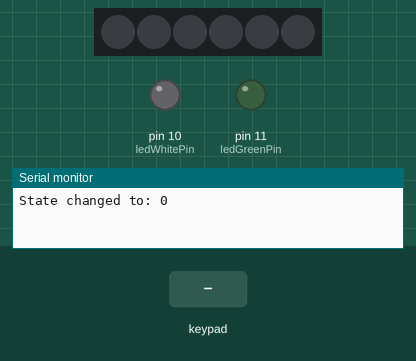
A sketch run on a simulated Arduino Uno, built with avr-gcc and run on an emulated ATmega328P. Shown: 6 RGB LEDs in strip order, left to right, output pins drawn as LEDs (lit = HIGH), the last lines printed to the serial monitor. Inputs (shaded band) come from the test bench. Dim RGB values are drawn brighter than linear.

Above: at 1.2 s.
1.3 s: keypad keys 4 5 6 B C D pressed 0.4 s apart
At 5.7 s:
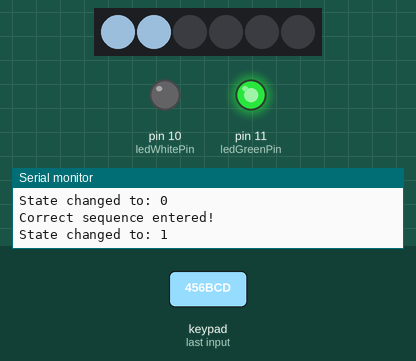
6.3 s: key '1' pressed
At 9.0 s:
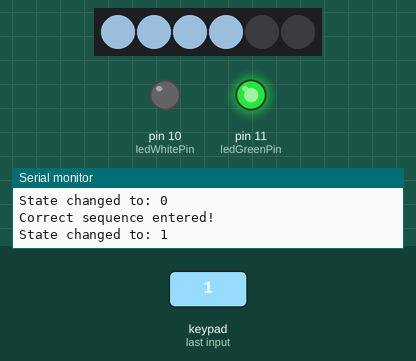
9.3 s: keypad keys 4 5 6 B C D # pressed 0.4 s apart
At 11.03 s:
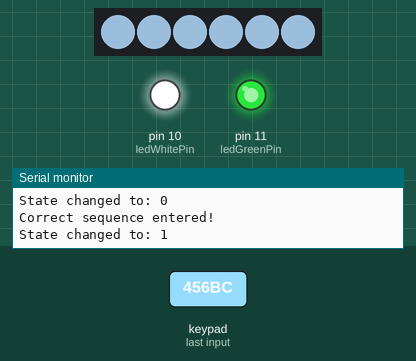
13.6 s: key '2' pressed
At 14.8 s:
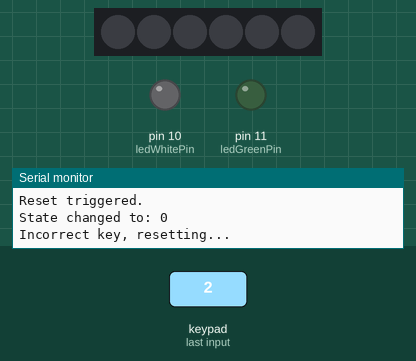
Timing chart, 0 to 16.1 s (numbered marks = the images above; inputs shaded):
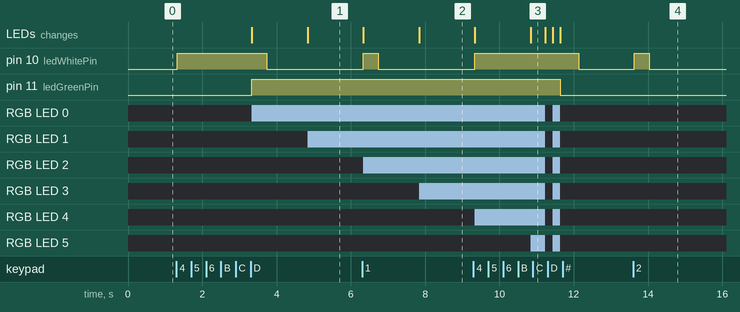

Measured:
- after the input at 1.3 s, pin 10 (ledWhitePin): LOW → HIGH at once, → LOW 2.4 s later; pin 11 (ledGreenPin): LOW → HIGH after 2.0 s; RGB LED 0: off → RGB(106, 129, 150) after 2.0 s; RGB LED 1: off → RGB(106, 129, 150) after 3.5 s; the LEDs: first change after 2.0 s (image 1 shows a later state)
- after the input at 6.3 s, pin 10 (ledWhitePin): LOW → HIGH at once, → LOW 0.40 s later
- after the input at 9.3 s, pin 10 (ledWhitePin): LOW → HIGH at once, → LOW 2.8 s later
- after the input at 13.6 s, pin 10 (ledWhitePin): LOW → HIGH at once, → LOW 0.40 s later

The sketch:

GonkCode-ExtraClean.ino
```cpp
//   ---used chatGPT and just pasted my code from "GonkCode-cleanedUp" and said
//   ---"rewrite this code to be neater and more consise"
//   ---and I changed a couple initalizations to test them out

#include <Keypad.h>
#include <Adafruit_NeoPixel.h>

// ========== CONFIGURATION ==========
const int numPixels = 6;
const int neoPixelPin = 13;
const int brightness = 150;

const int ledWhitePin = 10;
const int ledGreenPin = 11;

const char sequence[] = "456BCD";
int index = 0;

int state = 0; // 0 = input, 1 = refill, 2 = timer
bool isRefilling = false;
bool timerExpired = false;

// ========== TIMING ==========
unsigned long pixelDecreaseInterval = 150000; // 2.5 minutes = 150,000 ms (for test you can use 500)
unsigned long timerOverInterval = 2000;
unsigned long inputRedInterval = 850;
unsigned long refillInterval = 1500;
unsigned long refillFlashInterval = 200;

unsigned long ledOnStart = 0;
bool ledIsOn = false;

unsigned long lastPixelTime = 0;
int timerPixelIndex = numPixels - 1;
int timerStage = 1;

// ========== COLORS ==========
Adafruit_NeoPixel strip(numPixels, neoPixelPin, NEO_GRB + NEO_KHZ800);
uint32_t red, orange, yellow, green, white, bluishWhite;

// ========== KEYPAD SETUP ==========
const byte ROWS = 4;
const byte COLS = 4;
char keys[ROWS][COLS] = {
  {'1', '2', '3', 'A'},
  {'4', '5', '6', 'B'},
  {'7', '8', '9', 'C'},
  {'*', '0', '#', 'D'}
};
byte rowPins[ROWS] = {9, 8, 7, 6};
byte colPins[COLS] = {5, 4, 3, 2};
Keypad keypad = Keypad(makeKeymap(keys), rowPins, colPins, ROWS, COLS);

// ============================
// SETUP
// ============================
void setup() {
  Serial.begin(9600);
  strip.begin();
  strip.clear();
  strip.setBrightness(brightness);
  strip.show();

  pinMode(ledGreenPin, OUTPUT);
  pinMode(ledWhitePin, OUTPUT);
  digitalWrite(ledGreenPin, LOW);
  digitalWrite(ledWhitePin, LOW);

  setupColors();
}

// ============================
// MAIN LOOP
// ============================
void loop() {
  char key = keypad.getKey();
  if (key) delay(30); // Debounce

  keyPressedLight(key);
  finiteStateMachine(key);
}

// ============================
// FSM
// ============================
void finiteStateMachine(char key) {
  static int lastState = -1;

  if (state != lastState) {
    Serial.print("State changed to: ");
    Serial.println(state);
    lastState = state;

    if (state == 0) {
      resetTimerState();
      resetRefillState();
      timerExpired = false;
    }
  }

  switch (state) {
    case 0:
      handleKeypad(key);
      break;

    case 1:
      if (updateRefillPixels(bluishWhite)) {
        if (handleRefillEndLights(bluishWhite)) {
          Serial.println("Refill complete. Moving to timer...");
          digitalWrite(ledGreenPin, LOW); // Turn off green after refill
          state = 2;
        }
      }
      break;

    case 2:
      handleTimer(pixelDecreaseInterval, timerOverInterval, green, yellow, red, red);
      handleStopTimer(key);
      break;
  }
}

// ============================
// KEYPAD HANDLER
// ============================
void handleKeypad(char key) {
  if (!key || isRefilling) return;

  if (key == sequence[index]) {
    index++;
    if (index == sizeof(sequence) - 1) {
      Serial.println("Correct sequence entered!");
      digitalWrite(ledWhitePin, HIGH);
      digitalWrite(ledGreenPin, HIGH);
      isRefilling = true;
      state = 1;
      index = 0;
    }
  } else {
    Serial.println("Incorrect key, resetting...");
    index = 0;
  }
}

// ============================
// REFILL STAGE
// ============================
bool updateRefillPixels(uint32_t color) {
  static unsigned long lastUpdate = 0;
  static int litCount = 0;

  if (color == 0) {
    lastUpdate = 0;
    litCount = 0;
    return false;
  }

  if (millis() - lastUpdate >= refillInterval) {
    lastUpdate = millis();
    if (litCount < numPixels) {
      strip.setPixelColor(litCount, color);
      strip.show();
      litCount++;
    }
  }
  return (litCount >= numPixels);
}

bool handleRefillEndLights(uint32_t color) {
  static bool flashing = false;
  static unsigned long lastFlash = 0;
  static int flashCount = 0;
  static bool isOn = false;

  if (color == 0) {
    flashing = false;
    flashCount = 0;
    isOn = false;
    return false;
  }

  if (!flashing) {
    flashing = true;
    lastFlash = millis();
    flashCount = 0;
  }

  if (millis() - lastFlash >= refillFlashInterval) {
    lastFlash = millis();
    isOn = !isOn;
    for (int i = 0; i < numPixels; i++) {
      strip.setPixelColor(i, isOn ? color : 0);
    }
    strip.show();
    flashCount++;
  }

  if (flashCount >= 4) {
    flashing = false;
    flashCount = 0;
    return true;
  }
  return false;
}

void resetRefillState() {
  updateRefillPixels(0); // Reset internal variables
  handleRefillEndLights(0);
}

// ============================
// TIMER STAGE
// ============================
void handleTimer(unsigned long interval, unsigned long flashDelay, uint32_t c1, uint32_t c2, uint32_t flashColor, uint32_t finalColor) {
  static unsigned long lastFlash = 0;
  static bool flashing = false;
  unsigned long now = millis();

  if (timerPixelIndex >= 0 && now - lastPixelTime >= interval) {
    if (timerPixelIndex >= 4) strip.setPixelColor(timerPixelIndex, c1); // Green
    else if (timerPixelIndex >= 2) strip.setPixelColor(timerPixelIndex, c2); // Yellow
    else strip.setPixelColor(timerPixelIndex, flashColor); // Red

    strip.show();
    timerPixelIndex--;
    lastPixelTime = now;
  }

  if (timerPixelIndex < 0) {
    timerExpired = true;
    if (now - lastFlash >= flashDelay) {
      lastFlash = now;
      flashing = !flashing;
      for (int i = 0; i < numPixels; i++) {
        strip.setPixelColor(i, flashing ? finalColor : 0);
      }
      strip.show();
    }
  }
}

void handleStopTimer(char key) {
  if (key == '#') {
    Serial.println("Reset triggered.");
    strip.clear();
    strip.show();
    resetTimerState();
    resetRefillState();
    isRefilling = false;
    timerExpired = false;
    state = 0;
    index = 0;
  }
}

void resetTimerState() {
  lastPixelTime = 0;
  timerPixelIndex = numPixels - 1;
  timerStage = 1;
}

// ============================
// LED FEEDBACK
// ============================
void keyPressedLight(char key) {
  if (key) {
    digitalWrite(ledWhitePin, HIGH);
    ledIsOn = true;
    ledOnStart = millis();
  }

  if (ledIsOn && millis() - ledOnStart >= 400) {
    digitalWrite(ledWhitePin, LOW);
    ledIsOn = false;
  }
}

// ============================
// COLOR DEFINITIONS
// ============================
void setupColors() {
  red         = strip.Color(255, 0, 0);
  orange      = strip.Color(255, 80, 0);
  yellow      = strip.Color(255, 150, 0);
  green       = strip.Color(0, 255, 0);
  white       = strip.Color(255, 255, 255);
  bluishWhite = strip.Color(180, 220, 255);
}
```
